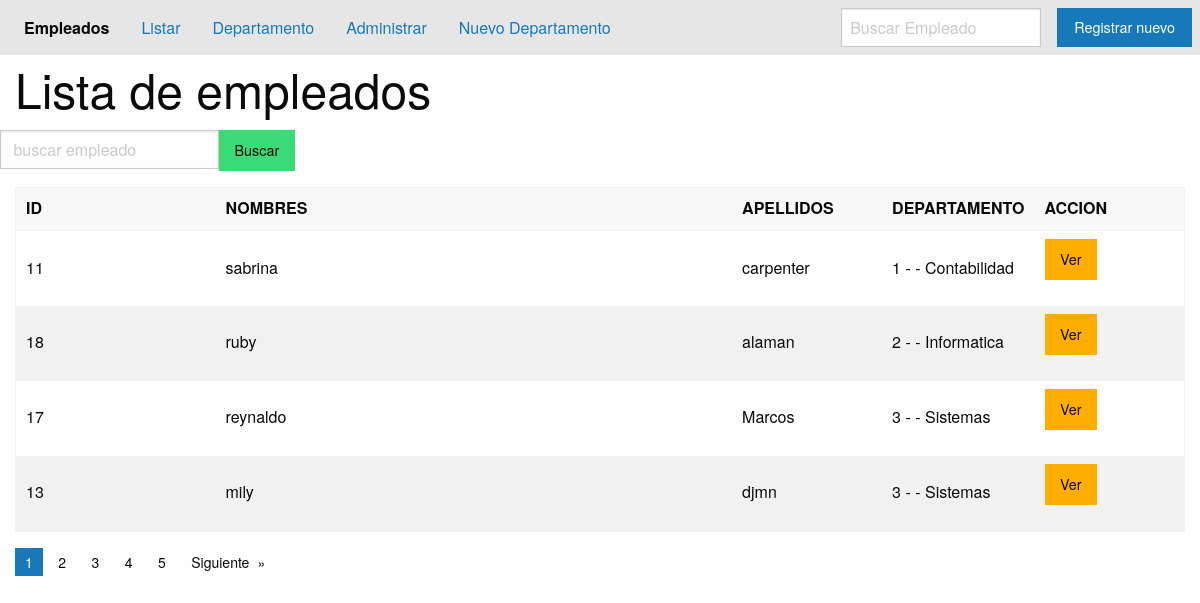
Screenshot of /listar-todos-empleados/ with the database file from the repository.
### applications/personas/models.py (models this page shows, shortened)
class Empleado(models.Model):
    JOB_CHOICES = (
        ('0', 'Contador'),
        ('1', 'Administrador'),
        ('2', 'Economista'),
        ('3', 'Otro'),
    )
    first_name = models.CharField('Nombre', max_length=60)
    last_name = models.CharField('Apellidos', max_length=60)
    full_name = models.CharField('Nombres completos', max_length=120, blank=True)
    job = models.CharField('Trabajo', max_length=50, choices=JOB_CHOICES)
    departamento = models.ForeignKey(Departamento, on_delete=models.CASCADE)
    avatar = models.ImageField(upload_to='empleado', blank=True, null=True)
    habilidades = models.ManyToManyField(Habilidad)
    hoja_vida = RichTextField()
    class Meta:
        verbose_name = 'Empleado'
        verbose_name_plural = 'Empleados de la empresa'
        ordering = ['-first_name', 'last_name']
        unique_together = ('first_name', 'departamento')

### applications/departamento/models.py (models this page shows)
class Departamento(models.Model):
    nombre = models.CharField('Nombre', max_length=50, editable=False)
    subnombre = models.CharField('Nombre Corto', max_length=50, unique=True)
    activo = models.BooleanField('Anulado', default=False)
    class Meta:
        verbose_name = 'Mi departamento'
        verbose_name_plural = 'Áreas de la empresa'
        ordering=['-nombre']
        unique_together=('nombre','subnombre')
    def __str__(self):
        return f"{self.id} - {self.nombre} - {self.subnombre}"

### applications/personas/views.py (the view)
# urls.py: path('listar-todos-empleados/', lisAllEmpleados.as_view()),
class lisAllEmpleados(ListView):
    paginate_by=4
    ordering='last_name'
    template_name = "persona/list.all.html"
    def get_queryset(self):
        palabra_clave = self.request.GET.get('kword', '')
        lista=Empleado.objects.filter(
            full_name__icontains=palabra_clave
        )
        return lista

### templates/persona/list.all.html (shortened to what this page needs)
{% extends 'base.html' %}
{% block content %}
{% include 'include/header.html' %}
<div class="grid-container">
    <div class="grid-x">
        <h1 class="cell">Lista de empleados</h1>
        <form class=" cell grid-x grid-margin-x" method="get">{% csrf_token %}
            <div class="cell-large-7">
                <input type="text" id="kword" name="kword" placeholder=" buscar empleado">
            </div>
            <div class="cell-large-2">
                <button type="button" class="success button">Buscar</button>
            </div>
          </form>
        <div class="cell">
            <table>
  <thead>
    <tr>
      <th width="200">ID</th>
      <th>NOMBRES</th>
      <th width="150">APELLIDOS</th>
      <th width="150">DEPARTAMENTO</th>
      <th width="150">ACCION</th>
    </tr>
  </thead>
  <tbody>
        {% for empleado in object_list %}
    <tr>
      <td>{{ empleado.id }}</td>
      <td>{{ empleado.first_name }}</td>
      <td>{{ empleado.last_name }}</td>
      <td>{{ empleado.departamento }}</td>
      <td><a class="button warning" href="{% url 'persona_app:empleado_detail' empleado.id %}">Ver</a>
</td>
    </tr>
    {% endfor %}
  </tbody>
</table>
</div>
<div class="cell">
  {% if is_paginated %}
  <nav aria-label="Pagination">
  <ul class="pagination">
    {% for pagina in paginator.page_range %}
      {% if pagina == page_obj.number %}
          <li class="current"><span class="show-for-sr">You're on page</span> {{ pagina }}</li>
        {% else %}
          <li><a href="?page={{pagina}}">{{ pagina }}</a></li>
        {% endif %}
    {% endfor %}
    {% if page_obj.has_next %}
        <li class="pagination-next">
          <a href="?page={{page_obj.next_page_number}}">Siguiente</a>
        </li>
    {% endif %}
  </ul>
</nav>
{% endif %}
 </div>
    </div>
</div>
{% endblock content %}

### rows the page displays
Empleado: id "11", first_name "sabrina", last_name "carpenter", departamento "1 - - Contabilidad"
Empleado: id "18", first_name "ruby", last_name "alaman", departamento "2 - - Informatica"
Empleado: id "17", first_name "reynaldo", last_name "Marcos", departamento "3 - - Sistemas"
Empleado: id "13", first_name "mily", last_name "djmn", departamento "3 - - Sistemas"

### other values shown
{{ pagina }} "1"
{{ pagina }} "2" "3" "4" "5"
